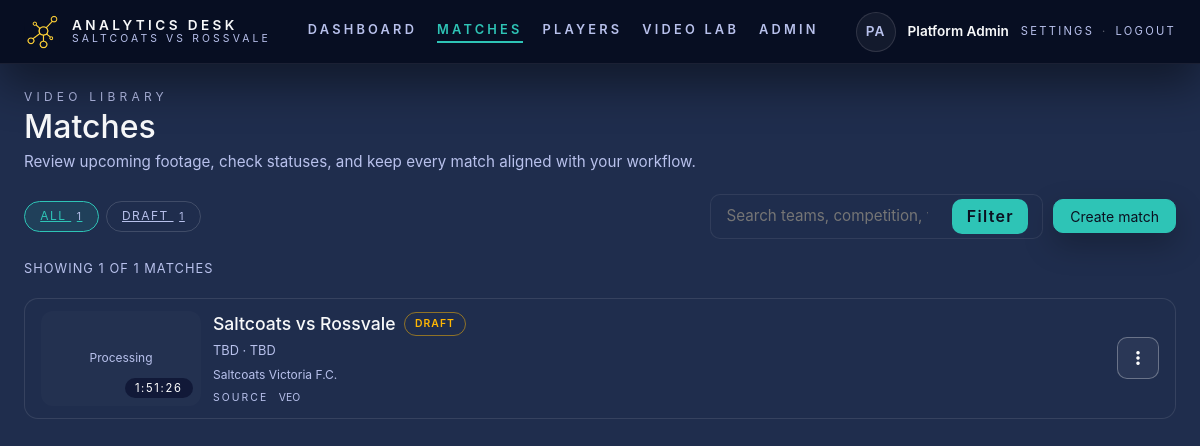
Screenshot of /matches (signed in) with the database file from the repository.
### tables this page shows
CREATE TABLE `matches` (
  `id` bigint(20) UNSIGNED NOT NULL,
  `club_id` bigint(20) UNSIGNED NOT NULL,
  `season_id` bigint(20) UNSIGNED DEFAULT NULL,
  `competition_id` bigint(20) UNSIGNED DEFAULT NULL,
  `home_team_id` bigint(20) UNSIGNED NOT NULL,
  `away_team_id` bigint(20) UNSIGNED NOT NULL,
  `kickoff_at` datetime DEFAULT NULL,
  `match_video` varchar(255) DEFAULT NULL,
  `venue` varchar(160) DEFAULT NULL,
  `referee` varchar(120) DEFAULT NULL,
  `attendance` int(11) DEFAULT NULL,
  `status` varchar(30) NOT NULL DEFAULT 'draft',
  `notes` text DEFAULT NULL,
  `events_version` bigint(20) UNSIGNED NOT NULL DEFAULT 0,
  `clips_version` bigint(20) UNSIGNED NOT NULL DEFAULT 0,
  `derived_version` bigint(20) UNSIGNED NOT NULL DEFAULT 0,
  `created_by` bigint(20) UNSIGNED NOT NULL,
  `created_at` datetime NOT NULL DEFAULT current_timestamp(),
  `updated_at` datetime DEFAULT NULL ON UPDATE current_timestamp()
);

CREATE TABLE `match_videos` (
  `id` bigint(20) UNSIGNED NOT NULL,
  `match_id` bigint(20) UNSIGNED NOT NULL,
  `source_path` varchar(255) NOT NULL,
  `thumbnail_path` varchar(255) DEFAULT NULL,
  `duration_seconds` int(11) DEFAULT NULL,
  `created_at` datetime NOT NULL DEFAULT current_timestamp(),
  `source_type` enum('upload','veo') NOT NULL DEFAULT 'upload',
  `source_url` text DEFAULT NULL,
  `download_status` enum('pending','downloading','completed','failed') NOT NULL DEFAULT 'pending',
  `download_progress` tinyint(3) UNSIGNED DEFAULT 0,
  `error_message` varchar(255) DEFAULT NULL
);

CREATE TABLE `clubs` (
  `id` bigint(20) UNSIGNED NOT NULL,
  `name` varchar(120) NOT NULL,
  `created_at` datetime NOT NULL DEFAULT current_timestamp(),
  `updated_at` datetime DEFAULT NULL ON UPDATE current_timestamp()
);

### app/views/pages/matches/index.php (the view, shortened to what the rows shown need)
<?php
require_once __DIR__ . '/../../../lib/match_repository.php';
$user = current_user();
$roles = $_SESSION['roles'] ?? [];
$matches = get_matches_for_user($user);
$canManage = can_manage_matches($user, $roles);
$base = base_path();
$searchQuery = trim((string)($_GET['q'] ?? ''));
$statusFilter = strtolower(trim((string)($_GET['status'] ?? '')));
$searchNormalized = strtolower($searchQuery);
$filteredMatches = array_values(
          array_filter($matches, function (array $match) use ($searchNormalized, $statusFilter) {
                    if ($statusFilter !== '') {
                              $matchStatus = strtolower(trim((string)($match['status'] ?? '')));
                              if ($matchStatus === '') {
                                        $matchStatus = 'draft';
                              }
                              if ($matchStatus !== $statusFilter) {
                                        return false;
                              }
                    }
                    if ($searchNormalized === '') {
                              return true;
                    }
                    $haystack = strtolower(implode(' ', [
                              $match['home_team'] ?? '',
                              $match['away_team'] ?? '',
                              $match['competition'] ?? '',
                              $match['venue'] ?? '',
                              $match['notes'] ?? '',
                    ]));
                    return str_contains($haystack, $searchNormalized);
          })
);
$displayedMatches = count($filteredMatches);
$formatDuration = static function (?int $seconds): string {
          if ($seconds === null || $seconds <= 0) {
                    return '—';
          }
          if ($seconds >= 3600) {
                    return gmdate('G:i:s', $seconds);
          }
          return gmdate('i:s', $seconds);
};
$normalizeStatusClass = static function (string $status): string {
          $clean = preg_replace('/[^a-z0-9_-]+/i', '', strtolower($status));
          return $clean ?: 'status';
};
$formatStatusLabel = static function (string $status): string {
          if ($status === '') {
                    return 'Unknown';
          }
          return ucwords(str_replace('_', ' ', $status));
};
?>
<div class="library-layout">
          <header class="library-layout__header">
                    <div>
                              <h1 class="library-layout__title">Matches</h1>
                    </div>
          </header>
          <?php if ($displayedMatches === 0): ?>
                    <div class="library-empty-state">
                              <p>No matches found for the current view.</p>
                              <?php if ($canManage): ?>
                                        <a href="<?= htmlspecialchars($base) ?>/matches/create" class="btn btn-primary-soft btn-sm">Create first match</a>
                              <?php endif; ?>
                    </div>
          <?php else: ?>
                    <div class="library-list" role="list">
                              <?php foreach ($filteredMatches as $match): ?>
                                        <?php
                                                  $matchId = (int)$match['id'];
                                                  $matchUrl = htmlspecialchars($base . '/matches/' . $matchId.'/desk/');
                                                  $title = trim(($match['home_team'] ?? '') . ' vs ' . ($match['away_team'] ?? ''));
                                                  $kickoffTs = $match['kickoff_at'] ? strtotime($match['kickoff_at']) : null;
                                                  $dateLabel = $kickoffTs ? date('M j, Y', $kickoffTs) : 'TBD';
                                                  $timeLabel = $kickoffTs ? date('H:i', $kickoffTs) : 'TBD';
                                                  $status = strtolower(trim((string)($match['status'] ?? '')));
                                                  $statusLabel = $formatStatusLabel($status);
                                                  $statusClass = $normalizeStatusClass($status);
                                                  $clubName = $match['club_name'] ?? '';
                                                  $sourceType = $match['video_source_type'] ?? 'unknown';
                                                  $downloadPath = trim((string)($match['video_source_path'] ?? ''));
                                                 $durationSeconds = isset($match['video_duration_seconds']) ? (int)$match['video_duration_seconds'] : null;
                                                 $durationLabel = $formatDuration($durationSeconds);
                                                 $hasVideo = $downloadPath !== '';
                                                  $thumbnailRelativePath = '';
                                                  $hasThumbnail = false;
                                                  if (!$hasThumbnail) {
                                                            $thumbnailRelativePath = '/storage/matches/' . $matchId . '/thumbnail.jpg';
                                                            $thumbnailFsPath = $_SERVER['DOCUMENT_ROOT'] . $thumbnailRelativePath;
                                                            $hasThumbnail = is_file($thumbnailFsPath);
                                                  }
                                        ?>
                                        <div class="library-row" data-match-id="<?= htmlspecialchars((string)$matchId) ?>">
                                                  <div class="library-row__main">
                                                            <a href="<?= $matchUrl ?>" class="library-row__link" aria-label="Open <?= htmlspecialchars($title) ?>">
                                                                      <div class="library-row__thumbnail">
                                                                                <?php if ($hasThumbnail): ?>
                                                                                          <img
                                                                                                    src="<?= htmlspecialchars($thumbnailRelativePath) ?>"
                                                                                                    alt="<?= htmlspecialchars($title) ?> thumbnail"
                                                                                                    loading="lazy"
                                                                                          >
                                                                                <?php elseif ($hasVideo): ?>
                                                                                          <span class="library-row__placeholder">Processing</span>
                                                                                <?php else: ?>
                                                                                          <span class="library-row__placeholder">No preview</span>
                                                                                <?php endif; ?>
                                                                                <?php if ($durationSeconds): ?>
                                                                                          <span class="library-row__duration"><?= htmlspecialchars($durationLabel) ?></span>
                                                                                <?php endif; ?>
                                                                      </div>
                                                                      <div class="library-row__details">
                                                                                <div class="library-row__title">
                                                                                          <h3><?= htmlspecialchars($title) ?></h3>
                                                                                          <span class="status-badge status-badge--<?= htmlspecialchars($statusClass) ?>"><?= htmlspecialchars($statusLabel) ?></span>
                                                                                </div>
                                                                                <p class="library-row__meta">
                                                                                          <span><?= htmlspecialchars($dateLabel) ?> · <?= htmlspecialchars($timeLabel) ?></span>
                                                                                </p>
                                                                                <p class="library-row__meta library-row__meta--muted">
                                                                                          <?= $clubName !== '' ? htmlspecialchars($clubName) : 'Club unknown' ?>
                                                                                </p>
                                                                                <p class="library-row__meta library-row__meta--muted">
                                                                                          <span class="library-row__label">Source</span>
                                                                                          <span class="library-row__value"><?= htmlspecialchars(strtoupper($sourceType)) ?></span>
                                                                                </p>
                                                                      </div>
                                                            </a>
                                                  </div>
                                                  <div class="library-row__actions">
                                                            <div class="dropdown">
                                                                      <button class="library-row__menu" type="button" id="matchMenu-<?= htmlspecialchars((string)$matchId) ?>" data-bs-toggle="dropdown" aria-expanded="false" aria-label="More actions for <?= htmlspecialchars($title) ?>">
                                                                                <i class="fa-solid fa-ellipsis-vertical"></i>
                                                                      </button>
                                                            </div>
                                                  </div>
                                        </div>
                              <?php endforeach; ?>
                    </div>
          <?php endif; ?>
</div>
<?php
require __DIR__ . '/../../layout.php';

### rows the page displays
matches: shows "Processing", match_videos.duration_seconds "1:51:26", status "DRAFT", dateLabel "TBD", timeLabel "TBD", club.name "Saltcoats Victoria F.C.", match_videos.source_type "VEO"

### other values shown
$appName "ANALYTICS DESK"
$title "SALTCOATS VS ROSSVALE"
$item['label'] "DASHBOARD"
$item['label'] "MATCHES"
$item['label'] "PLAYERS"
$item['label'] "VIDEO LAB"
$item['label'] "ADMIN"
$initials "PA"
$displayName "Platform Admin"
$totalMatches "1"
$statusLabel "DRAFT"
$count "1"
$displayedMatches "1"
